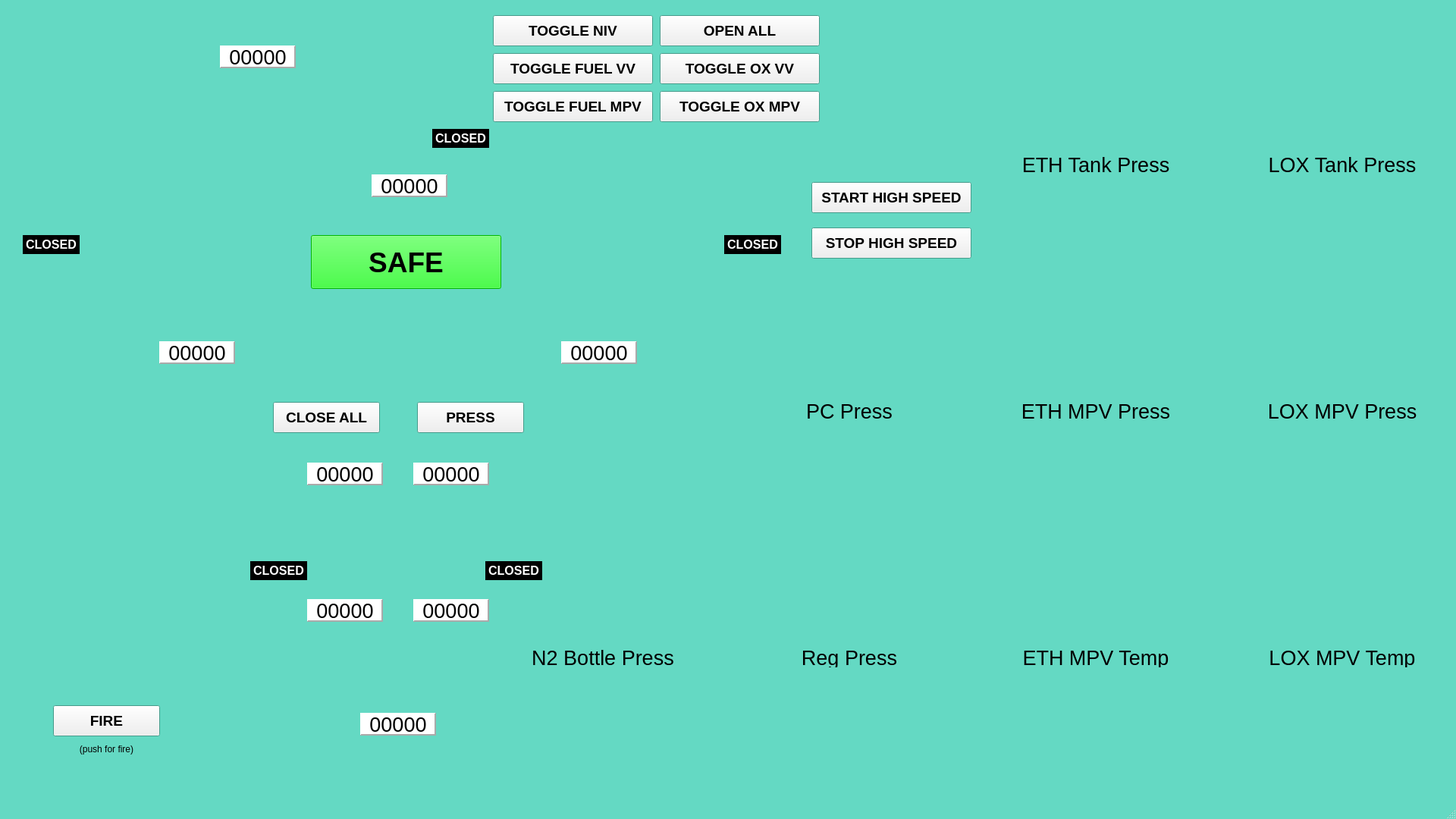
<?xml version="1.0" encoding="UTF-8"?>
<ui version="4.0">
 <class>MainWindow</class>
 <widget class="QMainWindow" name="MainWindow">
  <property name="geometry">
   <rect>
    <x>0</x>
    <y>0</y>
    <width>1920</width>
    <height>1080</height>
   </rect>
  </property>
  <property name="palette">
   <palette>
    <active>
     <colorrole role="Base">
      <brush brushstyle="SolidPattern">
       <color alpha="255">
        <red>255</red>
        <green>255</green>
        <blue>255</blue>
       </color>
      </brush>
     </colorrole>
     <colorrole role="Window">
      <brush brushstyle="SolidPattern">
       <color alpha="255">
        <red>100</red>
        <green>217</green>
        <blue>195</blue>
       </color>
      </brush>
     </colorrole>
    </active>
    <inactive>
     <colorrole role="Base">
      <brush brushstyle="SolidPattern">
       <color alpha="255">
        <red>255</red>
        <green>255</green>
        <blue>255</blue>
       </color>
      </brush>
     </colorrole>
     <colorrole role="Window">
      <brush brushstyle="SolidPattern">
       <color alpha="255">
        <red>100</red>
        <green>217</green>
        <blue>195</blue>
       </color>
      </brush>
     </colorrole>
    </inactive>
    <disabled>
     <colorrole role="Base">
      <brush brushstyle="SolidPattern">
       <color alpha="255">
        <red>100</red>
        <green>217</green>
        <blue>195</blue>
       </color>
      </brush>
     </colorrole>
     <colorrole role="Window">
      <brush brushstyle="SolidPattern">
       <color alpha="255">
        <red>100</red>
        <green>217</green>
        <blue>195</blue>
       </color>
      </brush>
     </colorrole>
    </disabled>
   </palette>
  </property>
  <property name="windowTitle">
   <string>MainWindow</string>
  </property>
  <widget class="QWidget" name="centralwidget">
   <widget class="PlotWidget" name="LOX_Temp_Widget" native="true">
    <property name="geometry">
     <rect>
      <x>1620</x>
      <y>880</y>
      <width>300</width>
      <height>150</height>
     </rect>
    </property>
   </widget>
   <widget class="QLabel" name="tank_graphic">
    <property name="geometry">
     <rect>
      <x>0</x>
      <y>0</y>
      <width>1057</width>
      <height>1080</height>
     </rect>
    </property>
    <property name="text">
     <string>&lt;html&gt;&lt;head/&gt;&lt;body&gt;&lt;p&gt;&lt;img src=&quot;:/imgs/imgs/Quickburn GUI Background.png&quot;/&gt;&lt;/p&gt;&lt;/body&gt;&lt;/html&gt;</string>
    </property>
   </widget>
   <widget class="PlotWidget" name="ETH_Temp_Widget" native="true">
    <property name="geometry">
     <rect>
      <x>1295</x>
      <y>880</y>
      <width>300</width>
      <height>150</height>
     </rect>
    </property>
   </widget>
   <widget class="PlotWidget" name="Reg_Press_Widget" native="true">
    <property name="geometry">
     <rect>
      <x>970</x>
      <y>880</y>
      <width>300</width>
      <height>150</height>
     </rect>
    </property>
   </widget>
   <widget class="PlotWidget" name="ETH_MPV_Press_Widget" native="true">
    <property name="geometry">
     <rect>
      <x>1295</x>
      <y>555</y>
      <width>300</width>
      <height>300</height>
     </rect>
    </property>
   </widget>
   <widget class="PlotWidget" name="LOX_MPV_Press_Widget" native="true">
    <property name="geometry">
     <rect>
      <x>1620</x>
      <y>555</y>
      <width>300</width>
      <height>300</height>
     </rect>
    </property>
   </widget>
   <widget class="PlotWidget" name="LOX_Tank_Press_Widget" native="true">
    <property name="geometry">
     <rect>
      <x>1620</x>
      <y>230</y>
      <width>300</width>
      <height>300</height>
     </rect>
    </property>
   </widget>
   <widget class="PlotWidget" name="ETH_Tank_Press_Widget" native="true">
    <property name="geometry">
     <rect>
      <x>1295</x>
      <y>230</y>
      <width>300</width>
      <height>300</height>
     </rect>
    </property>
   </widget>
   <widget class="PlotWidget" name="N2_Bottle_Press_Widget" native="true">
    <property name="geometry">
     <rect>
      <x>645</x>
      <y>880</y>
      <width>300</width>
      <height>150</height>
     </rect>
    </property>
   </widget>
   <widget class="PlotWidget" name="PC_Press_Widget" native="true">
    <property name="geometry">
     <rect>
      <x>970</x>
      <y>555</y>
      <width>300</width>
      <height>300</height>
     </rect>
    </property>
   </widget>
   <widget class="QLabel" name="ETH_Tank_title">
    <property name="geometry">
     <rect>
      <x>1345</x>
      <y>205</y>
      <width>200</width>
      <height>25</height>
     </rect>
    </property>
    <property name="font">
     <font>
      <pointsize>20</pointsize>
     </font>
    </property>
    <property name="text">
     <string>ETH Tank Press</string>
    </property>
    <property name="alignment">
     <set>Qt::AlignCenter</set>
    </property>
   </widget>
   <widget class="QLabel" name="LOX_Tank_title">
    <property name="geometry">
     <rect>
      <x>1670</x>
      <y>205</y>
      <width>200</width>
      <height>25</height>
     </rect>
    </property>
    <property name="font">
     <font>
      <pointsize>20</pointsize>
     </font>
    </property>
    <property name="text">
     <string>LOX Tank Press</string>
    </property>
    <property name="alignment">
     <set>Qt::AlignCenter</set>
    </property>
   </widget>
   <widget class="QLabel" name="LOX_MPV_Press_title">
    <property name="geometry">
     <rect>
      <x>1670</x>
      <y>530</y>
      <width>200</width>
      <height>25</height>
     </rect>
    </property>
    <property name="font">
     <font>
      <pointsize>20</pointsize>
     </font>
    </property>
    <property name="text">
     <string>LOX MPV Press</string>
    </property>
    <property name="alignment">
     <set>Qt::AlignCenter</set>
    </property>
   </widget>
   <widget class="QLabel" name="ETH_MPV_Press_title">
    <property name="geometry">
     <rect>
      <x>1345</x>
      <y>530</y>
      <width>200</width>
      <height>25</height>
     </rect>
    </property>
    <property name="font">
     <font>
      <pointsize>20</pointsize>
     </font>
    </property>
    <property name="text">
     <string>ETH MPV Press</string>
    </property>
    <property name="alignment">
     <set>Qt::AlignCenter</set>
    </property>
   </widget>
   <widget class="QLabel" name="ETH_Temp_title">
    <property name="geometry">
     <rect>
      <x>1345</x>
      <y>855</y>
      <width>200</width>
      <height>25</height>
     </rect>
    </property>
    <property name="font">
     <font>
      <pointsize>20</pointsize>
     </font>
    </property>
    <property name="text">
     <string>ETH MPV Temp</string>
    </property>
    <property name="alignment">
     <set>Qt::AlignCenter</set>
    </property>
   </widget>
   <widget class="QLabel" name="LOX_Temp_title">
    <property name="geometry">
     <rect>
      <x>1670</x>
      <y>855</y>
      <width>200</width>
      <height>25</height>
     </rect>
    </property>
    <property name="font">
     <font>
      <pointsize>20</pointsize>
     </font>
    </property>
    <property name="text">
     <string>LOX MPV Temp</string>
    </property>
    <property name="alignment">
     <set>Qt::AlignCenter</set>
    </property>
   </widget>
   <widget class="QLabel" name="PC_Press_title">
    <property name="geometry">
     <rect>
      <x>1020</x>
      <y>530</y>
      <width>200</width>
      <height>25</height>
     </rect>
    </property>
    <property name="font">
     <font>
      <pointsize>20</pointsize>
     </font>
    </property>
    <property name="text">
     <string>PC Press</string>
    </property>
    <property name="alignment">
     <set>Qt::AlignCenter</set>
    </property>
   </widget>
   <widget class="QLabel" name="Reg_Press_title">
    <property name="geometry">
     <rect>
      <x>1020</x>
      <y>855</y>
      <width>200</width>
      <height>25</height>
     </rect>
    </property>
    <property name="font">
     <font>
      <pointsize>20</pointsize>
     </font>
    </property>
    <property name="text">
     <string>Reg Press</string>
    </property>
    <property name="alignment">
     <set>Qt::AlignCenter</set>
    </property>
   </widget>
   <widget class="QLabel" name="N2_bottle_Press_title">
    <property name="geometry">
     <rect>
      <x>695</x>
      <y>855</y>
      <width>200</width>
      <height>25</height>
     </rect>
    </property>
    <property name="font">
     <font>
      <pointsize>20</pointsize>
     </font>
    </property>
    <property name="text">
     <string>N2 Bottle Press</string>
    </property>
    <property name="alignment">
     <set>Qt::AlignCenter</set>
    </property>
   </widget>
   <widget class="QLabel" name="logo">
    <property name="geometry">
     <rect>
      <x>1130</x>
      <y>20</y>
      <width>750</width>
      <height>110</height>
     </rect>
    </property>
    <property name="text">
     <string>&lt;html&gt;&lt;head/&gt;&lt;body&gt;&lt;p&gt;&lt;img src=&quot;:/imgs/imgs/logo.png&quot;/&gt;&lt;/p&gt;&lt;/body&gt;&lt;/html&gt;</string>
    </property>
   </widget>
   <widget class="QLabel" name="N2_bottle_press_label">
    <property name="geometry">
     <rect>
      <x>290</x>
      <y>60</y>
      <width>100</width>
      <height>30</height>
     </rect>
    </property>
    <property name="font">
     <font>
      <pointsize>20</pointsize>
     </font>
    </property>
    <property name="styleSheet">
     <string notr="true">background-color: white;</string>
    </property>
    <property name="frameShape">
     <enum>QFrame::Panel</enum>
    </property>
    <property name="frameShadow">
     <enum>QFrame::Raised</enum>
    </property>
    <property name="lineWidth">
     <number>2</number>
    </property>
    <property name="midLineWidth">
     <number>0</number>
    </property>
    <property name="text">
     <string>00000</string>
    </property>
    <property name="alignment">
     <set>Qt::AlignCenter</set>
    </property>
   </widget>
   <widget class="QLabel" name="ETH_Tank_label">
    <property name="geometry">
     <rect>
      <x>210</x>
      <y>450</y>
      <width>100</width>
      <height>30</height>
     </rect>
    </property>
    <property name="font">
     <font>
      <pointsize>20</pointsize>
     </font>
    </property>
    <property name="styleSheet">
     <string notr="true">background-color: white;</string>
    </property>
    <property name="frameShape">
     <enum>QFrame::Panel</enum>
    </property>
    <property name="frameShadow">
     <enum>QFrame::Raised</enum>
    </property>
    <property name="lineWidth">
     <number>2</number>
    </property>
    <property name="midLineWidth">
     <number>0</number>
    </property>
    <property name="text">
     <string>00000</string>
    </property>
    <property name="alignment">
     <set>Qt::AlignCenter</set>
    </property>
   </widget>
   <widget class="QLabel" name="Reg_Press_label">
    <property name="geometry">
     <rect>
      <x>490</x>
      <y>230</y>
      <width>100</width>
      <height>30</height>
     </rect>
    </property>
    <property name="font">
     <font>
      <pointsize>20</pointsize>
     </font>
    </property>
    <property name="styleSheet">
     <string notr="true">background-color: white;</string>
    </property>
    <property name="frameShape">
     <enum>QFrame::Panel</enum>
    </property>
    <property name="frameShadow">
     <enum>QFrame::Raised</enum>
    </property>
    <property name="lineWidth">
     <number>2</number>
    </property>
    <property name="midLineWidth">
     <number>0</number>
    </property>
    <property name="text">
     <string>00000</string>
    </property>
    <property name="alignment">
     <set>Qt::AlignCenter</set>
    </property>
   </widget>
   <widget class="QLabel" name="LOX_Tank_label">
    <property name="geometry">
     <rect>
      <x>740</x>
      <y>450</y>
      <width>100</width>
      <height>30</height>
     </rect>
    </property>
    <property name="font">
     <font>
      <pointsize>20</pointsize>
     </font>
    </property>
    <property name="styleSheet">
     <string notr="true">background-color: white;</string>
    </property>
    <property name="frameShape">
     <enum>QFrame::Panel</enum>
    </property>
    <property name="frameShadow">
     <enum>QFrame::Raised</enum>
    </property>
    <property name="lineWidth">
     <number>2</number>
    </property>
    <property name="midLineWidth">
     <number>0</number>
    </property>
    <property name="text">
     <string>00000</string>
    </property>
    <property name="alignment">
     <set>Qt::AlignCenter</set>
    </property>
   </widget>
   <widget class="QLabel" name="ETH_MPV_Press_label">
    <property name="geometry">
     <rect>
      <x>405</x>
      <y>610</y>
      <width>100</width>
      <height>30</height>
     </rect>
    </property>
    <property name="font">
     <font>
      <pointsize>20</pointsize>
     </font>
    </property>
    <property name="styleSheet">
     <string notr="true">background-color: white;</string>
    </property>
    <property name="frameShape">
     <enum>QFrame::Panel</enum>
    </property>
    <property name="frameShadow">
     <enum>QFrame::Raised</enum>
    </property>
    <property name="lineWidth">
     <number>2</number>
    </property>
    <property name="midLineWidth">
     <number>0</number>
    </property>
    <property name="text">
     <string>00000</string>
    </property>
    <property name="alignment">
     <set>Qt::AlignCenter</set>
    </property>
   </widget>
   <widget class="QLabel" name="LOX_MPV_Press_label">
    <property name="geometry">
     <rect>
      <x>545</x>
      <y>610</y>
      <width>100</width>
      <height>30</height>
     </rect>
    </property>
    <property name="font">
     <font>
      <pointsize>20</pointsize>
     </font>
    </property>
    <property name="styleSheet">
     <string notr="true">background-color: white;</string>
    </property>
    <property name="frameShape">
     <enum>QFrame::Panel</enum>
    </property>
    <property name="frameShadow">
     <enum>QFrame::Raised</enum>
    </property>
    <property name="lineWidth">
     <number>2</number>
    </property>
    <property name="midLineWidth">
     <number>0</number>
    </property>
    <property name="text">
     <string>00000</string>
    </property>
    <property name="alignment">
     <set>Qt::AlignCenter</set>
    </property>
   </widget>
   <widget class="QLabel" name="PC_Press_label">
    <property name="geometry">
     <rect>
      <x>475</x>
      <y>940</y>
      <width>100</width>
      <height>30</height>
     </rect>
    </property>
    <property name="font">
     <font>
      <pointsize>20</pointsize>
     </font>
    </property>
    <property name="styleSheet">
     <string notr="true">background-color: white;</string>
    </property>
    <property name="frameShape">
     <enum>QFrame::Panel</enum>
    </property>
    <property name="frameShadow">
     <enum>QFrame::Raised</enum>
    </property>
    <property name="lineWidth">
     <number>2</number>
    </property>
    <property name="midLineWidth">
     <number>0</number>
    </property>
    <property name="text">
     <string>00000</string>
    </property>
    <property name="alignment">
     <set>Qt::AlignCenter</set>
    </property>
   </widget>
   <widget class="QLabel" name="LOX_Temp_label">
    <property name="geometry">
     <rect>
      <x>545</x>
      <y>790</y>
      <width>100</width>
      <height>30</height>
     </rect>
    </property>
    <property name="font">
     <font>
      <pointsize>20</pointsize>
     </font>
    </property>
    <property name="styleSheet">
     <string notr="true">background-color: white;</string>
    </property>
    <property name="frameShape">
     <enum>QFrame::Panel</enum>
    </property>
    <property name="frameShadow">
     <enum>QFrame::Raised</enum>
    </property>
    <property name="lineWidth">
     <number>2</number>
    </property>
    <property name="midLineWidth">
     <number>0</number>
    </property>
    <property name="text">
     <string>00000</string>
    </property>
    <property name="alignment">
     <set>Qt::AlignCenter</set>
    </property>
   </widget>
   <widget class="QLabel" name="ETH_Temp_label">
    <property name="geometry">
     <rect>
      <x>405</x>
      <y>790</y>
      <width>100</width>
      <height>30</height>
     </rect>
    </property>
    <property name="font">
     <font>
      <pointsize>20</pointsize>
     </font>
    </property>
    <property name="styleSheet">
     <string notr="true">background-color: white;</string>
    </property>
    <property name="frameShape">
     <enum>QFrame::Panel</enum>
    </property>
    <property name="frameShadow">
     <enum>QFrame::Raised</enum>
    </property>
    <property name="lineWidth">
     <number>2</number>
    </property>
    <property name="midLineWidth">
     <number>0</number>
    </property>
    <property name="text">
     <string>00000</string>
    </property>
    <property name="alignment">
     <set>Qt::AlignCenter</set>
    </property>
   </widget>
   <widget class="QLabel" name="fuel_VV_label">
    <property name="geometry">
     <rect>
      <x>30</x>
      <y>310</y>
      <width>75</width>
      <height>25</height>
     </rect>
    </property>
    <property name="palette">
     <palette>
      <active>
       <colorrole role="WindowText">
        <brush brushstyle="SolidPattern">
         <color alpha="255">
          <red>255</red>
          <green>255</green>
          <blue>255</blue>
         </color>
        </brush>
       </colorrole>
       <colorrole role="Button">
        <brush brushstyle="SolidPattern">
         <color alpha="255">
          <red>0</red>
          <green>0</green>
          <blue>0</blue>
         </color>
        </brush>
       </colorrole>
       <colorrole role="Base">
        <brush brushstyle="SolidPattern">
         <color alpha="255">
          <red>0</red>
          <green>0</green>
          <blue>0</blue>
         </color>
        </brush>
       </colorrole>
       <colorrole role="Window">
        <brush brushstyle="SolidPattern">
         <color alpha="255">
          <red>0</red>
          <green>0</green>
          <blue>0</blue>
         </color>
        </brush>
       </colorrole>
      </active>
      <inactive>
       <colorrole role="WindowText">
        <brush brushstyle="SolidPattern">
         <color alpha="255">
          <red>255</red>
          <green>255</green>
          <blue>255</blue>
         </color>
        </brush>
       </colorrole>
       <colorrole role="Button">
        <brush brushstyle="SolidPattern">
         <color alpha="255">
          <red>0</red>
          <green>0</green>
          <blue>0</blue>
         </color>
        </brush>
       </colorrole>
       <colorrole role="Base">
        <brush brushstyle="SolidPattern">
         <color alpha="255">
          <red>0</red>
          <green>0</green>
          <blue>0</blue>
         </color>
        </brush>
       </colorrole>
       <colorrole role="Window">
        <brush brushstyle="SolidPattern">
         <color alpha="255">
          <red>0</red>
          <green>0</green>
          <blue>0</blue>
         </color>
        </brush>
       </colorrole>
      </inactive>
      <disabled>
       <colorrole role="WindowText">
        <brush brushstyle="SolidPattern">
         <color alpha="255">
          <red>120</red>
          <green>120</green>
          <blue>120</blue>
         </color>
        </brush>
       </colorrole>
       <colorrole role="Button">
        <brush brushstyle="SolidPattern">
         <color alpha="255">
          <red>0</red>
          <green>0</green>
          <blue>0</blue>
         </color>
        </brush>
       </colorrole>
       <colorrole role="Base">
        <brush brushstyle="SolidPattern">
         <color alpha="255">
          <red>0</red>
          <green>0</green>
          <blue>0</blue>
         </color>
        </brush>
       </colorrole>
       <colorrole role="Window">
        <brush brushstyle="SolidPattern">
         <color alpha="255">
          <red>0</red>
          <green>0</green>
          <blue>0</blue>
         </color>
        </brush>
       </colorrole>
      </disabled>
     </palette>
    </property>
    <property name="font">
     <font>
      <pointsize>12</pointsize>
      <weight>75</weight>
      <bold>true</bold>
     </font>
    </property>
    <property name="styleSheet">
     <string notr="true">background-color: black;</string>
    </property>
    <property name="text">
     <string>CLOSED</string>
    </property>
    <property name="alignment">
     <set>Qt::AlignCenter</set>
    </property>
   </widget>
   <widget class="QLabel" name="ETH_MPV_label">
    <property name="geometry">
     <rect>
      <x>330</x>
      <y>740</y>
      <width>75</width>
      <height>25</height>
     </rect>
    </property>
    <property name="palette">
     <palette>
      <active>
       <colorrole role="WindowText">
        <brush brushstyle="SolidPattern">
         <color alpha="255">
          <red>255</red>
          <green>255</green>
          <blue>255</blue>
         </color>
        </brush>
       </colorrole>
       <colorrole role="Button">
        <brush brushstyle="SolidPattern">
         <color alpha="255">
          <red>0</red>
          <green>0</green>
          <blue>0</blue>
         </color>
        </brush>
       </colorrole>
       <colorrole role="Base">
        <brush brushstyle="SolidPattern">
         <color alpha="255">
          <red>0</red>
          <green>0</green>
          <blue>0</blue>
         </color>
        </brush>
       </colorrole>
       <colorrole role="Window">
        <brush brushstyle="SolidPattern">
         <color alpha="255">
          <red>0</red>
          <green>0</green>
          <blue>0</blue>
         </color>
        </brush>
       </colorrole>
      </active>
      <inactive>
       <colorrole role="WindowText">
        <brush brushstyle="SolidPattern">
         <color alpha="255">
          <red>255</red>
          <green>255</green>
          <blue>255</blue>
         </color>
        </brush>
       </colorrole>
       <colorrole role="Button">
        <brush brushstyle="SolidPattern">
         <color alpha="255">
          <red>0</red>
          <green>0</green>
          <blue>0</blue>
         </color>
        </brush>
       </colorrole>
       <colorrole role="Base">
        <brush brushstyle="SolidPattern">
         <color alpha="255">
          <red>0</red>
          <green>0</green>
          <blue>0</blue>
         </color>
        </brush>
       </colorrole>
       <colorrole role="Window">
        <brush brushstyle="SolidPattern">
         <color alpha="255">
          <red>0</red>
          <green>0</green>
          <blue>0</blue>
         </color>
        </brush>
       </colorrole>
      </inactive>
      <disabled>
       <colorrole role="WindowText">
        <brush brushstyle="SolidPattern">
         <color alpha="255">
          <red>120</red>
          <green>120</green>
          <blue>120</blue>
         </color>
        </brush>
       </colorrole>
       <colorrole role="Button">
        <brush brushstyle="SolidPattern">
         <color alpha="255">
          <red>0</red>
          <green>0</green>
          <blue>0</blue>
         </color>
        </brush>
       </colorrole>
       <colorrole role="Base">
        <brush brushstyle="SolidPattern">
         <color alpha="255">
          <red>0</red>
          <green>0</green>
          <blue>0</blue>
         </color>
        </brush>
       </colorrole>
       <colorrole role="Window">
        <brush brushstyle="SolidPattern">
         <color alpha="255">
          <red>0</red>
          <green>0</green>
          <blue>0</blue>
         </color>
        </brush>
       </colorrole>
      </disabled>
     </palette>
    </property>
    <property name="font">
     <font>
      <pointsize>12</pointsize>
      <weight>75</weight>
      <bold>true</bold>
     </font>
    </property>
    <property name="styleSheet">
     <string notr="true">background-color: black;</string>
    </property>
    <property name="text">
     <string>CLOSED</string>
    </property>
    <property name="alignment">
     <set>Qt::AlignCenter</set>
    </property>
   </widget>
   <widget class="QLabel" name="LOX_MPV_label">
    <property name="geometry">
     <rect>
      <x>640</x>
      <y>740</y>
      <width>75</width>
      <height>25</height>
     </rect>
    </property>
    <property name="palette">
     <palette>
      <active>
       <colorrole role="WindowText">
        <brush brushstyle="SolidPattern">
         <color alpha="255">
          <red>255</red>
          <green>255</green>
          <blue>255</blue>
         </color>
        </brush>
       </colorrole>
       <colorrole role="Button">
        <brush brushstyle="SolidPattern">
         <color alpha="255">
          <red>0</red>
          <green>0</green>
          <blue>0</blue>
         </color>
        </brush>
       </colorrole>
       <colorrole role="Base">
        <brush brushstyle="SolidPattern">
         <color alpha="255">
          <red>0</red>
          <green>0</green>
          <blue>0</blue>
         </color>
        </brush>
       </colorrole>
       <colorrole role="Window">
        <brush brushstyle="SolidPattern">
         <color alpha="255">
          <red>0</red>
          <green>0</green>
          <blue>0</blue>
         </color>
        </brush>
       </colorrole>
      </active>
      <inactive>
       <colorrole role="WindowText">
        <brush brushstyle="SolidPattern">
         <color alpha="255">
          <red>255</red>
          <green>255</green>
          <blue>255</blue>
         </color>
        </brush>
       </colorrole>
       <colorrole role="Button">
        <brush brushstyle="SolidPattern">
         <color alpha="255">
          <red>0</red>
          <green>0</green>
          <blue>0</blue>
         </color>
        </brush>
       </colorrole>
       <colorrole role="Base">
        <brush brushstyle="SolidPattern">
         <color alpha="255">
          <red>0</red>
          <green>0</green>
          <blue>0</blue>
         </color>
        </brush>
       </colorrole>
       <colorrole role="Window">
        <brush brushstyle="SolidPattern">
         <color alpha="255">
          <red>0</red>
          <green>0</green>
          <blue>0</blue>
         </color>
        </brush>
       </colorrole>
      </inactive>
      <disabled>
       <colorrole role="WindowText">
        <brush brushstyle="SolidPattern">
         <color alpha="255">
          <red>120</red>
          <green>120</green>
          <blue>120</blue>
         </color>
        </brush>
       </colorrole>
       <colorrole role="Button">
        <brush brushstyle="SolidPattern">
         <color alpha="255">
          <red>0</red>
          <green>0</green>
          <blue>0</blue>
         </color>
        </brush>
       </colorrole>
       <colorrole role="Base">
        <brush brushstyle="SolidPattern">
         <color alpha="255">
          <red>0</red>
          <green>0</green>
          <blue>0</blue>
         </color>
        </brush>
       </colorrole>
       <colorrole role="Window">
        <brush brushstyle="SolidPattern">
         <color alpha="255">
          <red>0</red>
          <green>0</green>
          <blue>0</blue>
         </color>
        </brush>
       </colorrole>
      </disabled>
     </palette>
    </property>
    <property name="font">
     <font>
      <pointsize>12</pointsize>
      <weight>75</weight>
      <bold>true</bold>
     </font>
    </property>
    <property name="styleSheet">
     <string notr="true">background-color: black;</string>
    </property>
    <property name="text">
     <string>CLOSED</string>
    </property>
    <property name="alignment">
     <set>Qt::AlignCenter</set>
    </property>
   </widget>
   <widget class="QLabel" name="NIV_label">
    <property name="geometry">
     <rect>
      <x>570</x>
      <y>170</y>
      <width>75</width>
      <height>25</height>
     </rect>
    </property>
    <property name="palette">
     <palette>
      <active>
       <colorrole role="WindowText">
        <brush brushstyle="SolidPattern">
         <color alpha="255">
          <red>255</red>
          <green>255</green>
          <blue>255</blue>
         </color>
        </brush>
       </colorrole>
       <colorrole role="Button">
        <brush brushstyle="SolidPattern">
         <color alpha="255">
          <red>0</red>
          <green>0</green>
          <blue>0</blue>
         </color>
        </brush>
       </colorrole>
       <colorrole role="Base">
        <brush brushstyle="SolidPattern">
         <color alpha="255">
          <red>0</red>
          <green>0</green>
          <blue>0</blue>
         </color>
        </brush>
       </colorrole>
       <colorrole role="Window">
        <brush brushstyle="SolidPattern">
         <color alpha="255">
          <red>0</red>
          <green>0</green>
          <blue>0</blue>
         </color>
        </brush>
       </colorrole>
      </active>
      <inactive>
       <colorrole role="WindowText">
        <brush brushstyle="SolidPattern">
         <color alpha="255">
          <red>255</red>
          <green>255</green>
          <blue>255</blue>
         </color>
        </brush>
       </colorrole>
       <colorrole role="Button">
        <brush brushstyle="SolidPattern">
         <color alpha="255">
          <red>0</red>
          <green>0</green>
          <blue>0</blue>
         </color>
        </brush>
       </colorrole>
       <colorrole role="Base">
        <brush brushstyle="SolidPattern">
         <color alpha="255">
          <red>0</red>
          <green>0</green>
          <blue>0</blue>
         </color>
        </brush>
       </colorrole>
       <colorrole role="Window">
        <brush brushstyle="SolidPattern">
         <color alpha="255">
          <red>0</red>
          <green>0</green>
          <blue>0</blue>
         </color>
        </brush>
       </colorrole>
      </inactive>
      <disabled>
       <colorrole role="WindowText">
        <brush brushstyle="SolidPattern">
         <color alpha="255">
          <red>120</red>
          <green>120</green>
          <blue>120</blue>
         </color>
        </brush>
       </colorrole>
       <colorrole role="Button">
        <brush brushstyle="SolidPattern">
         <color alpha="255">
          <red>0</red>
          <green>0</green>
          <blue>0</blue>
         </color>
        </brush>
       </colorrole>
       <colorrole role="Base">
        <brush brushstyle="SolidPattern">
         <color alpha="255">
          <red>0</red>
          <green>0</green>
          <blue>0</blue>
         </color>
        </brush>
       </colorrole>
       <colorrole role="Window">
        <brush brushstyle="SolidPattern">
         <color alpha="255">
          <red>0</red>
          <green>0</green>
          <blue>0</blue>
         </color>
        </brush>
       </colorrole>
      </disabled>
     </palette>
    </property>
    <property name="font">
     <font>
      <pointsize>12</pointsize>
      <weight>75</weight>
      <bold>true</bold>
     </font>
    </property>
    <property name="styleSheet">
     <string notr="true">background-color: black;</string>
    </property>
    <property name="text">
     <string>CLOSED</string>
    </property>
    <property name="alignment">
     <set>Qt::AlignCenter</set>
    </property>
   </widget>
   <widget class="QLabel" name="ox_VV_label">
    <property name="geometry">
     <rect>
      <x>955</x>
      <y>310</y>
      <width>75</width>
      <height>25</height>
     </rect>
    </property>
    <property name="palette">
     <palette>
      <active>
       <colorrole role="WindowText">
        <brush brushstyle="SolidPattern">
         <color alpha="255">
          <red>255</red>
          <green>255</green>
          <blue>255</blue>
         </color>
        </brush>
       </colorrole>
       <colorrole role="Button">
        <brush brushstyle="SolidPattern">
         <color alpha="255">
          <red>0</red>
          <green>0</green>
          <blue>0</blue>
         </color>
        </brush>
       </colorrole>
       <colorrole role="Base">
        <brush brushstyle="SolidPattern">
         <color alpha="255">
          <red>0</red>
          <green>0</green>
          <blue>0</blue>
         </color>
        </brush>
       </colorrole>
       <colorrole role="Window">
        <brush brushstyle="SolidPattern">
         <color alpha="255">
          <red>0</red>
          <green>0</green>
          <blue>0</blue>
         </color>
        </brush>
       </colorrole>
      </active>
      <inactive>
       <colorrole role="WindowText">
        <brush brushstyle="SolidPattern">
         <color alpha="255">
          <red>255</red>
          <green>255</green>
          <blue>255</blue>
         </color>
        </brush>
       </colorrole>
       <colorrole role="Button">
        <brush brushstyle="SolidPattern">
         <color alpha="255">
          <red>0</red>
          <green>0</green>
          <blue>0</blue>
         </color>
        </brush>
       </colorrole>
       <colorrole role="Base">
        <brush brushstyle="SolidPattern">
         <color alpha="255">
          <red>0</red>
          <green>0</green>
          <blue>0</blue>
         </color>
        </brush>
       </colorrole>
       <colorrole role="Window">
        <brush brushstyle="SolidPattern">
         <color alpha="255">
          <red>0</red>
          <green>0</green>
          <blue>0</blue>
         </color>
        </brush>
       </colorrole>
      </inactive>
      <disabled>
       <colorrole role="WindowText">
        <brush brushstyle="SolidPattern">
         <color alpha="255">
          <red>120</red>
          <green>120</green>
          <blue>120</blue>
         </color>
        </brush>
       </colorrole>
       <colorrole role="Button">
        <brush brushstyle="SolidPattern">
         <color alpha="255">
          <red>0</red>
          <green>0</green>
          <blue>0</blue>
         </color>
        </brush>
       </colorrole>
       <colorrole role="Base">
        <brush brushstyle="SolidPattern">
         <color alpha="255">
          <red>0</red>
          <green>0</green>
          <blue>0</blue>
         </color>
        </brush>
       </colorrole>
       <colorrole role="Window">
        <brush brushstyle="SolidPattern">
         <color alpha="255">
          <red>0</red>
          <green>0</green>
          <blue>0</blue>
         </color>
        </brush>
       </colorrole>
      </disabled>
     </palette>
    </property>
    <property name="font">
     <font>
      <pointsize>12</pointsize>
      <weight>75</weight>
      <bold>true</bold>
     </font>
    </property>
    <property name="styleSheet">
     <string notr="true">background-color: black;</string>
    </property>
    <property name="text">
     <string>CLOSED</string>
    </property>
    <property name="alignment">
     <set>Qt::AlignCenter</set>
    </property>
   </widget>
   <widget class="QPushButton" name="startHighSpeedButton">
    <property name="geometry">
     <rect>
      <x>1070</x>
      <y>240</y>
      <width>211</width>
      <height>41</height>
     </rect>
    </property>
    <property name="font">
     <font>
      <pointsize>14</pointsize>
      <weight>75</weight>
      <bold>true</bold>
     </font>
    </property>
    <property name="text">
     <string>START HIGH SPEED</string>
    </property>
   </widget>
   <widget class="QPushButton" name="stopHighSpeedButton">
    <property name="geometry">
     <rect>
      <x>1070</x>
      <y>300</y>
      <width>211</width>
      <height>41</height>
     </rect>
    </property>
    <property name="font">
     <font>
      <pointsize>14</pointsize>
      <weight>75</weight>
      <bold>true</bold>
     </font>
    </property>
    <property name="text">
     <string>STOP HIGH SPEED</string>
    </property>
   </widget>
   <widget class="QPushButton" name="safeButton">
    <property name="geometry">
     <rect>
      <x>410</x>
      <y>310</y>
      <width>251</width>
      <height>71</height>
     </rect>
    </property>
    <property name="font">
     <font>
      <pointsize>28</pointsize>
      <weight>75</weight>
      <bold>true</bold>
     </font>
    </property>
    <property name="autoFillBackground">
     <bool>false</bool>
    </property>
    <property name="styleSheet">
     <string notr="true">background-color: rgb(0,255,0)</string>
    </property>
    <property name="text">
     <string>SAFE</string>
    </property>
   </widget>
   <widget class="QPushButton" name="toggleNIVButton">
    <property name="geometry">
     <rect>
      <x>650</x>
      <y>20</y>
      <width>211</width>
      <height>41</height>
     </rect>
    </property>
    <property name="font">
     <font>
      <pointsize>14</pointsize>
      <weight>75</weight>
      <bold>true</bold>
     </font>
    </property>
    <property name="text">
     <string>TOGGLE NIV</string>
    </property>
   </widget>
   <widget class="QPushButton" name="toggleFuelVVButton">
    <property name="geometry">
     <rect>
      <x>650</x>
      <y>70</y>
      <width>211</width>
      <height>41</height>
     </rect>
    </property>
    <property name="font">
     <font>
      <pointsize>14</pointsize>
      <weight>75</weight>
      <bold>true</bold>
     </font>
    </property>
    <property name="text">
     <string>TOGGLE FUEL VV</string>
    </property>
   </widget>
   <widget class="QPushButton" name="toggleOxVVButton">
    <property name="geometry">
     <rect>
      <x>870</x>
      <y>70</y>
      <width>211</width>
      <height>41</height>
     </rect>
    </property>
    <property name="font">
     <font>
      <pointsize>14</pointsize>
      <weight>75</weight>
      <bold>true</bold>
     </font>
    </property>
    <property name="text">
     <string>TOGGLE OX VV</string>
    </property>
   </widget>
   <widget class="QPushButton" name="toggleFuelMPVButton">
    <property name="geometry">
     <rect>
      <x>650</x>
      <y>120</y>
      <width>211</width>
      <height>41</height>
     </rect>
    </property>
    <property name="font">
     <font>
      <pointsize>14</pointsize>
      <weight>75</weight>
      <bold>true</bold>
     </font>
    </property>
    <property name="text">
     <string>TOGGLE FUEL MPV</string>
    </property>
   </widget>
   <widget class="QPushButton" name="toggleOxMPVButton">
    <property name="geometry">
     <rect>
      <x>870</x>
      <y>120</y>
      <width>211</width>
      <height>41</height>
     </rect>
    </property>
    <property name="font">
     <font>
      <pointsize>14</pointsize>
      <weight>75</weight>
      <bold>true</bold>
     </font>
    </property>
    <property name="text">
     <string>TOGGLE OX MPV</string>
    </property>
   </widget>
   <widget class="QPushButton" name="openAllButton">
    <property name="geometry">
     <rect>
      <x>870</x>
      <y>20</y>
      <width>211</width>
      <height>41</height>
     </rect>
    </property>
    <property name="font">
     <font>
      <pointsize>14</pointsize>
      <weight>75</weight>
      <bold>true</bold>
     </font>
    </property>
    <property name="text">
     <string>OPEN ALL</string>
    </property>
   </widget>
   <widget class="QPushButton" name="closeAllButton">
    <property name="geometry">
     <rect>
      <x>360</x>
      <y>530</y>
      <width>141</width>
      <height>41</height>
     </rect>
    </property>
    <property name="font">
     <font>
      <pointsize>14</pointsize>
      <weight>75</weight>
      <bold>true</bold>
     </font>
    </property>
    <property name="text">
     <string>CLOSE ALL</string>
    </property>
   </widget>
   <widget class="QPushButton" name="pressButton">
    <property name="geometry">
     <rect>
      <x>550</x>
      <y>530</y>
      <width>141</width>
      <height>41</height>
     </rect>
    </property>
    <property name="font">
     <font>
      <pointsize>14</pointsize>
      <weight>75</weight>
      <bold>true</bold>
     </font>
    </property>
    <property name="text">
     <string>PRESS</string>
    </property>
   </widget>
   <widget class="QPushButton" name="fireButton">
    <property name="geometry">
     <rect>
      <x>70</x>
      <y>930</y>
      <width>141</width>
      <height>41</height>
     </rect>
    </property>
    <property name="font">
     <font>
      <pointsize>14</pointsize>
      <weight>75</weight>
      <bold>true</bold>
     </font>
    </property>
    <property name="text">
     <string>FIRE</string>
    </property>
   </widget>
   <widget class="QLabel" name="fireButtonLabel">
    <property name="geometry">
     <rect>
      <x>70</x>
      <y>980</y>
      <width>141</width>
      <height>16</height>
     </rect>
    </property>
    <property name="text">
     <string>(push for fire)</string>
    </property>
    <property name="alignment">
     <set>Qt::AlignCenter</set>
    </property>
   </widget>
  </widget>
  <widget class="QMenuBar" name="menubar">
   <property name="geometry">
    <rect>
     <x>0</x>
     <y>0</y>
     <width>1920</width>
     <height>21</height>
    </rect>
   </property>
  </widget>
  <widget class="QStatusBar" name="statusbar"/>
 </widget>
 <customwidgets>
  <customwidget>
   <class>PlotWidget</class>
   <extends>QWidget</extends>
   <header>pyqtgraph</header>
   <container>1</container>
  </customwidget>
 </customwidgets>
 <resources>
  <include location="stand_img.qrc"/>
 </resources>
 <connections/>
</ui>
